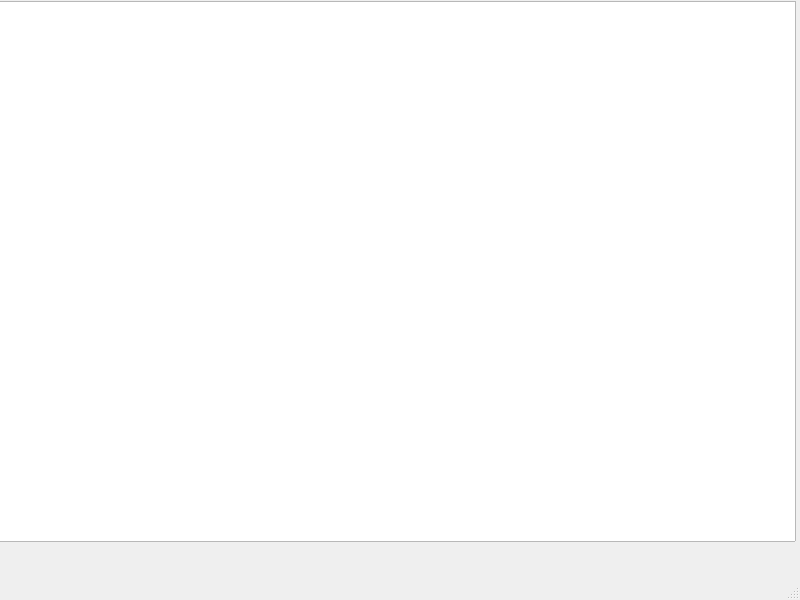
<?xml version="1.0" encoding="UTF-8"?>
<ui version="4.0">
 <class>MainWindow</class>
 <widget class="QMainWindow" name="MainWindow">
  <property name="geometry">
   <rect>
    <x>0</x>
    <y>0</y>
    <width>800</width>
    <height>600</height>
   </rect>
  </property>
  <property name="windowTitle">
   <string>MainWindow</string>
  </property>
  <widget class="QWidget" name="centralwidget">
   <widget class="QGraphicsView" name="graphicsView">
    <property name="geometry">
     <rect>
      <x>-5</x>
      <y>1</y>
      <width>801</width>
      <height>541</height>
     </rect>
    </property>
   </widget>
  </widget>
  <widget class="QMenuBar" name="menubar">
   <property name="geometry">
    <rect>
     <x>0</x>
     <y>0</y>
     <width>800</width>
     <height>25</height>
    </rect>
   </property>
  </widget>
  <widget class="QStatusBar" name="statusbar"/>
 </widget>
 <resources/>
 <connections/>
</ui>
